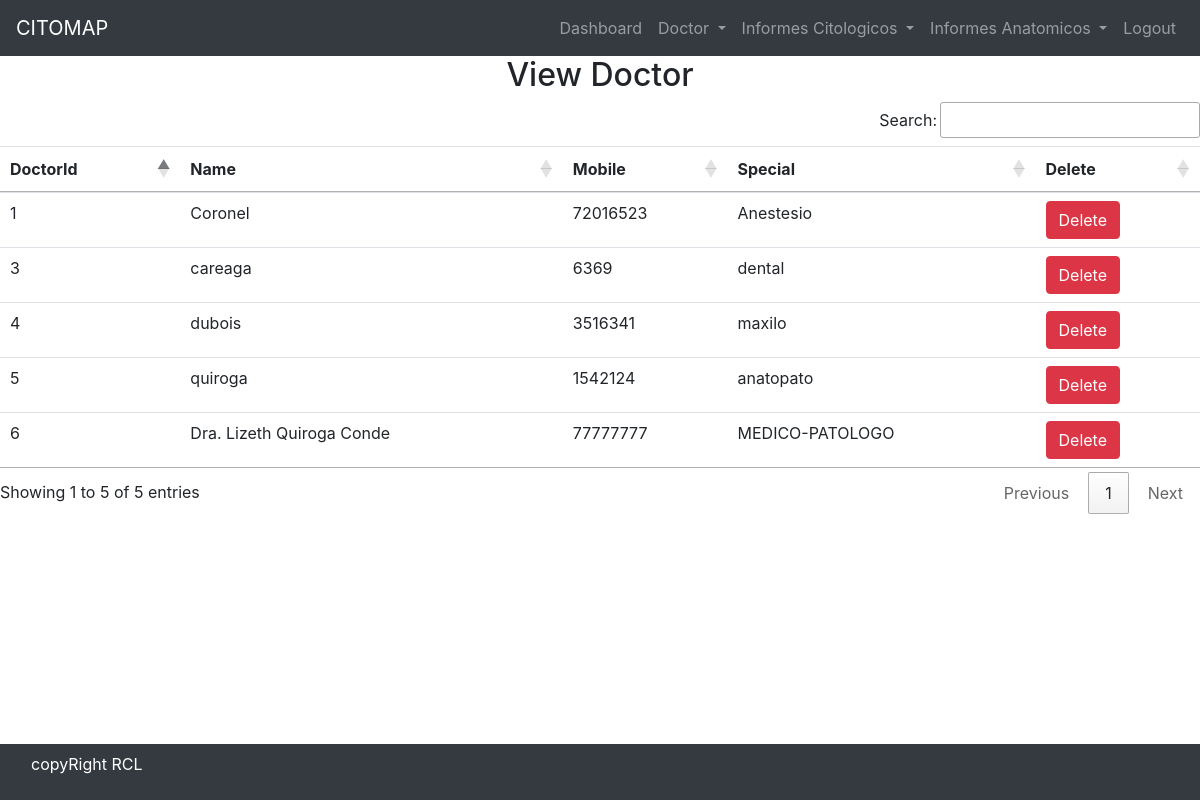
Before: /view_doctor/ (signed in) with the older database file.
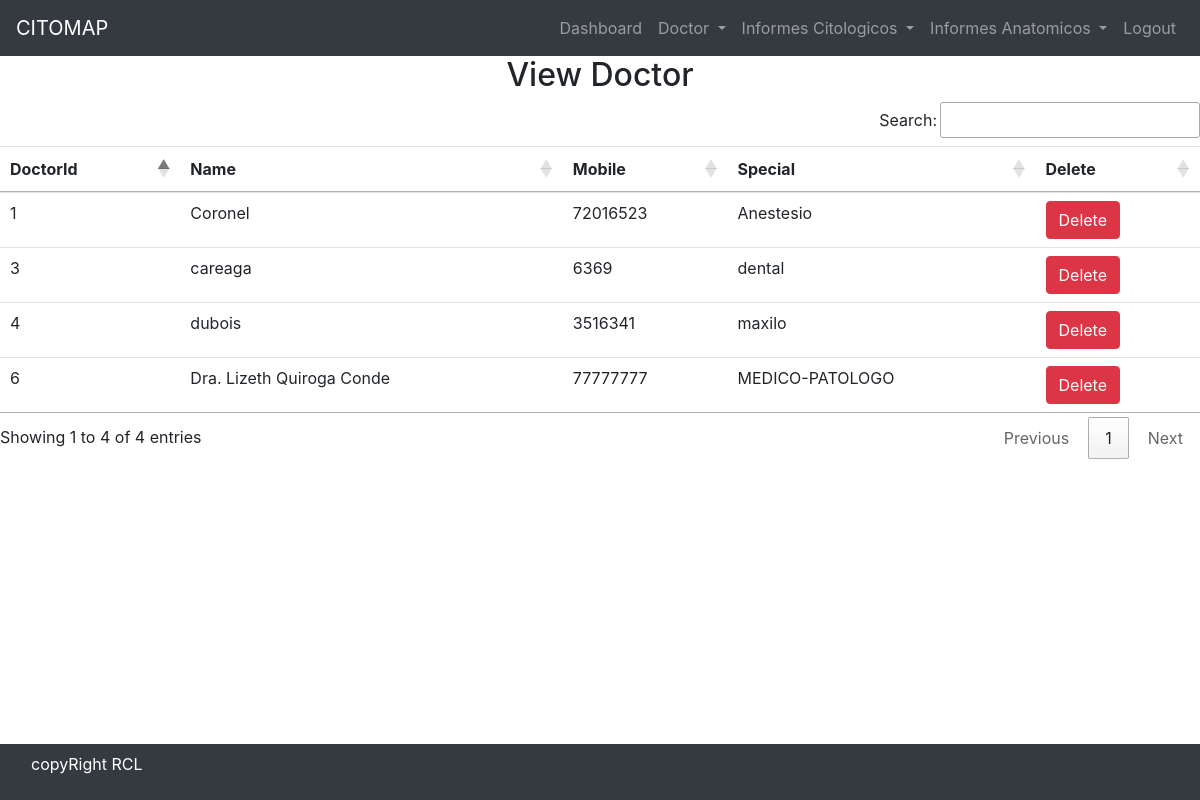
After: the same page with the newer database file.
### hospital/models.py (models this page shows)
class Doctor(models.Model):
    Name = models.CharField(max_length=50)
    mobile = models.IntegerField()
    special = models.CharField(max_length=50)
    matricula = models.CharField(max_length=50,default='CCC-00000')

### hospital/views.py (the view)
# urls.py: path('view_doctor/', View_Doctor, name='view_doctor'),
def View_Doctor(request):
    if not request.user.is_staff:
        return redirect('login')
    doc = Doctor.objects.all()
    d = {'doc': doc}
    return render(request, 'view_doctor.html',d)

### hospital/templates/view_doctor.html
{% include 'base.html' %} {% include 'navigation.html' %} {% block content %}
<div>
  <h2 class="text-center">View Doctor</h2>
  <table id="example" class="table table-hover">
    <thead>
      <tr>
        <th>DoctorId</th>
        <th>Name</th>
        <th>Mobile</th>
        <th>Special</th>
        <th>Delete</th>
      </tr>
    </thead>
    <body>
      {% for i in doc%}
      <tr>
        <td>{{i.id}}</td>
        <td>{{i.Name}}</td>
        <td>{{i.mobile}}</td>
        <td>{{i.special}}</td>
        <td>
          <a
            href="{% url 'delete_doctor' i.id %}"
            onclick="return confirm('Are you sure you want to delete')"
            class="btn btn-danger"
          >
            Delete
          </a>
        </td>
      </tr>
      {% endfor%}
    </body>
  </table>
</div>
{% endblock content%} {% include 'footer.html'%}

Changed rows visible on the page:
removed Doctor: id "5", Name "quiroga", mobile "1542124", special "anatopato"
Other visible differences:
text written by a page script: "Search: Showing 1 to 5 of 5 entries Previous 1 Next" → "Search: Showing 1 to 4 of 4 entries Previous 1 Next"
